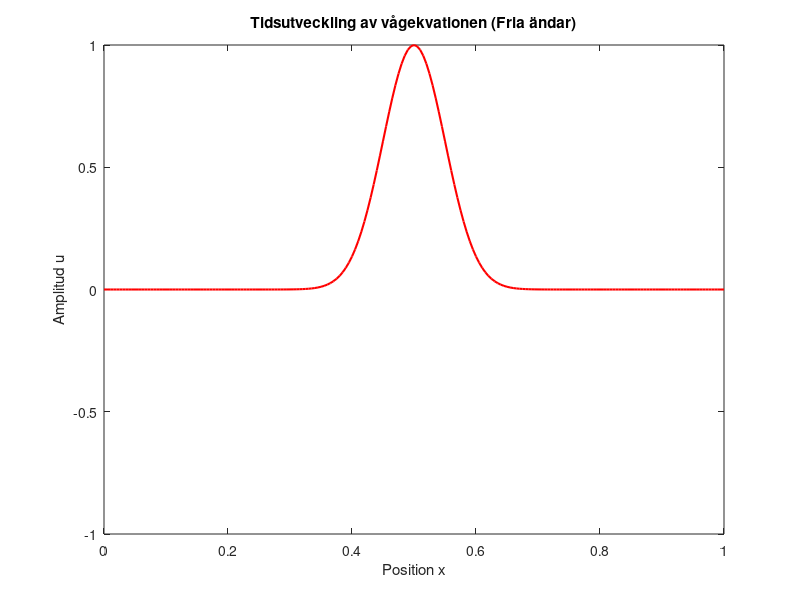
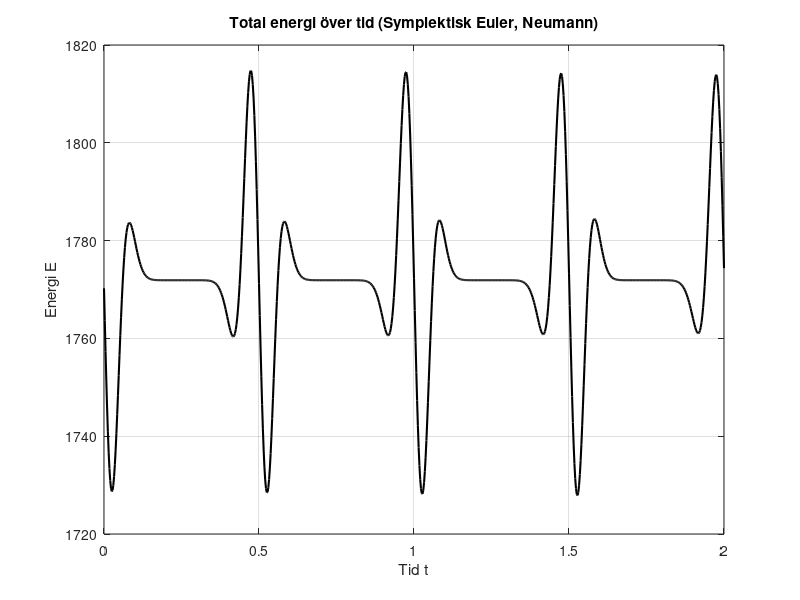

MATLAB code for these plots, in order:
% Vågekvationen: Implementation med Neumann-randvillkor (Uppgift 4d)
N = 200; 
T = 2;
dx = 1/N;
dt = dx/2.0; % CFL-stabilitetsvillkoret
M = round(T/dt);
c = 1; % Vågens fortplantningshastighet

% 1. Allokering av lösningsmatriser u och p
% Dimensionen är nu (N+1) eftersom ränderna vid j=0 och j=N är frihetsgrader
u = zeros(N+1, M+1);
p = zeros(N+1, M+1);

% 2. Konstruktion av utökad matris A_N för Neumann-randvillkor, dim (N+1)x(N+1)
main_diag = -2 * ones(N+1, 1);
off_diag = ones(N, 1);
A_N = (diag(main_diag) + diag(off_diag, 1) + diag(off_diag, -1)) / dx^2;

% Modifiering av koefficienterna på grund av reflektion av spökpunkter (Eq 13)
A_N(1, 2) = 2 / dx^2;   % j=0 ser u_1 två gånger
A_N(N+1, N) = 2 / dx^2; % j=N ser u_{N-1} två gånger

% 3. Positionsvektor (inkluderar nu hela strängen från x=0 till x=1)
x = dx * (0:N)';

% Applicering av begynnelsedata (gaussisk puls)
g = @(x) exp(-200*(x-0.5).^2);
u(:,1) = g(x);
p(:,1) = zeros(N+1, 1); % Startar från vila

% FÖRE LOOPEN:
% Skapa energivektorn
E = zeros(1, M+1);

% Skapa viktmatris W för trapetsregeln (halv vikt på randnoderna)
weights = ones(N+1, 1);
weights(1) = 0.5;
weights(end) = 0.5;
W = diag(weights);

% Initial energi (före loopen) - Inget dx!
E(1) = 0.5 * (p(:,1)' * W * p(:,1)) - 0.5 * c^2 * (u(:,1)' * W * A_N * u(:,1));
% --- Förberedelse av visualisering ---
figure('Name', 'Vågpropagering (Neumann)');
% Till skillnad från 4c behöver vi inte manuellt lägga till nollor i kanterna
hPlot = plot(x, u(:,1), 'r', 'Linewidth', 1.5);
axis([0 1 -1 1]);
title('Tidsutveckling av vågekvationen (Fria ändar)');
xlabel('Position x'); 
ylabel('Amplitud u');
drawnow;

% --- Tidsstegning: Symplektisk Euler ---
for m = 1:M
    % Uppdatera hastigheten via den modifierade Neumann-matrisen
    p(:,m+1) = p(:,m) + dt * c^2 * A_N * u(:,m);
    
    % Uppdatera positionen explicit
    u(:,m+1) = u(:,m) + dt * p(:,m+1);
    
    % ...och inuti loopen:
    E(m+1) = 0.5 * (p(:,m+1)' * W * p(:,m+1)) - 0.5 * c^2 * (u(:,m+1)' * W * A_N * u(:,m+1));

    set(hPlot, 'YData', u(:,m+1));
    drawnow;
end

E
% --- Visualisering av energins utveckling över tid ---
figure('Name', 'Energins tidsutveckling (Neumann)');

% Skapa en tidsvektor från 0 till T, med M+1 punkter
t_vec = linspace(0, T, M+1); 

% Rita upp energin
plot(t_vec, E, 'k', 'LineWidth', 1.5);
grid on;

% Snygga till grafen med titlar och axel-etiketter
title('Total energi över tid (Symplektisk Euler, Neumann)');
xlabel('Tid t');
ylabel('Energi E');

% Frivilligt: Anpassa y-axeln för att zooma in på de små oscillationerna
% e_mean = mean(E);
% ylim([e_mean - 1e-4, e_mean + 1e-4]);
